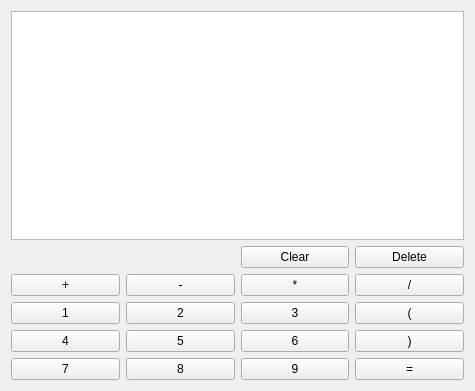
<?xml version="1.0" encoding="UTF-8"?>
<ui version="4.0">
 <class>CalculatorWidget</class>
 <widget class="QWidget" name="CalculatorWidget">
  <property name="geometry">
   <rect>
    <x>0</x>
    <y>0</y>
    <width>475</width>
    <height>391</height>
   </rect>
  </property>
  <property name="windowTitle">
   <string>CalculatorWidget</string>
  </property>
  <layout class="QGridLayout" name="gridLayout">
   <item row="4" column="0">
    <widget class="QPushButton" name="btn4">
     <property name="text">
      <string>4</string>
     </property>
    </widget>
   </item>
   <item row="2" column="0">
    <widget class="QPushButton" name="btn_add">
     <property name="text">
      <string>+</string>
     </property>
    </widget>
   </item>
   <item row="4" column="3">
    <widget class="QPushButton" name="btn_right">
     <property name="text">
      <string>)</string>
     </property>
    </widget>
   </item>
   <item row="5" column="1">
    <widget class="QPushButton" name="btn8">
     <property name="text">
      <string>8</string>
     </property>
    </widget>
   </item>
   <item row="5" column="3">
    <widget class="QPushButton" name="btn_equal">
     <property name="sizePolicy">
      <sizepolicy hsizetype="Minimum" vsizetype="Fixed">
       <horstretch>0</horstretch>
       <verstretch>0</verstretch>
      </sizepolicy>
     </property>
     <property name="text">
      <string>=</string>
     </property>
    </widget>
   </item>
   <item row="3" column="1">
    <widget class="QPushButton" name="btn2">
     <property name="text">
      <string>2</string>
     </property>
    </widget>
   </item>
   <item row="4" column="2">
    <widget class="QPushButton" name="btn6">
     <property name="text">
      <string>6</string>
     </property>
    </widget>
   </item>
   <item row="3" column="2">
    <widget class="QPushButton" name="btn3">
     <property name="text">
      <string>3</string>
     </property>
    </widget>
   </item>
   <item row="2" column="1">
    <widget class="QPushButton" name="btn_subtract">
     <property name="text">
      <string>-</string>
     </property>
    </widget>
   </item>
   <item row="3" column="3">
    <widget class="QPushButton" name="btn_left">
     <property name="text">
      <string>(</string>
     </property>
    </widget>
   </item>
   <item row="5" column="2">
    <widget class="QPushButton" name="btn9">
     <property name="text">
      <string>9</string>
     </property>
    </widget>
   </item>
   <item row="5" column="0">
    <widget class="QPushButton" name="btn7">
     <property name="text">
      <string>7</string>
     </property>
    </widget>
   </item>
   <item row="2" column="3">
    <widget class="QPushButton" name="btn_divide">
     <property name="text">
      <string>/</string>
     </property>
    </widget>
   </item>
   <item row="2" column="2">
    <widget class="QPushButton" name="btn_multip">
     <property name="text">
      <string>*</string>
     </property>
    </widget>
   </item>
   <item row="0" column="0" colspan="4">
    <widget class="QTextEdit" name="textBrowser">
     <property name="readOnly">
      <bool>true</bool>
     </property>
    </widget>
   </item>
   <item row="3" column="0">
    <widget class="QPushButton" name="btn1">
     <property name="text">
      <string>1</string>
     </property>
    </widget>
   </item>
   <item row="4" column="1">
    <widget class="QPushButton" name="btn5">
     <property name="text">
      <string>5</string>
     </property>
    </widget>
   </item>
   <item row="1" column="3">
    <widget class="QPushButton" name="btn_delete">
     <property name="text">
      <string>Delete</string>
     </property>
    </widget>
   </item>
   <item row="1" column="2">
    <widget class="QPushButton" name="btn_clear">
     <property name="text">
      <string>Clear</string>
     </property>
    </widget>
   </item>
  </layout>
 </widget>
 <layoutdefault spacing="6" margin="11"/>
 <resources/>
 <connections/>
</ui>
